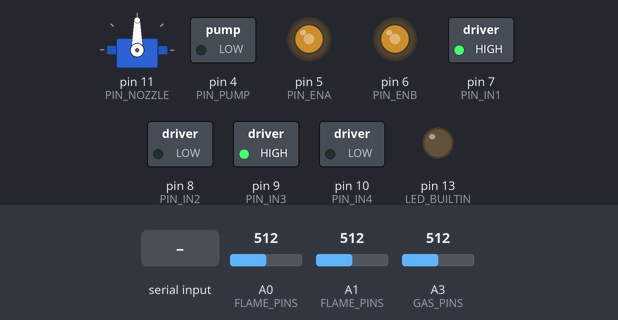
The sketch below on a simulated Arduino Uno, built with avr-gcc and run on an emulated ATmega328P. Shown: servo, switched loads named in the sketch (green lamp = pin HIGH), output pins drawn as LEDs (lit = HIGH). Inputs (shaded band) come from the test bench; at power-on: A1 (FLAME_PINS) = 512, A0 (FLAME_PINS) = 512, A3 (GAS_PINS) = 512. What the sketch prints to the serial monitor is not drawn.

Above: at 1.2 s.
1.3 s: A1 (FLAME_PINS) set to 408
3.0 s: A1 (FLAME_PINS) set to 384
At 3.62 s:
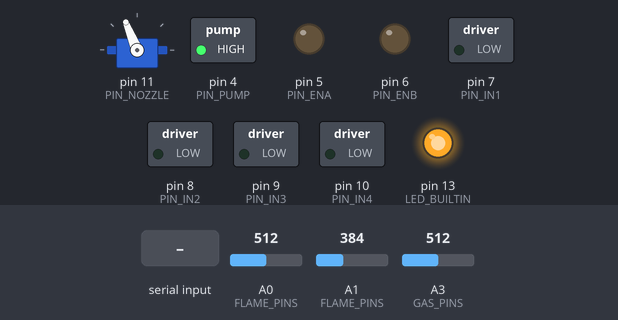
At 4.01 s:
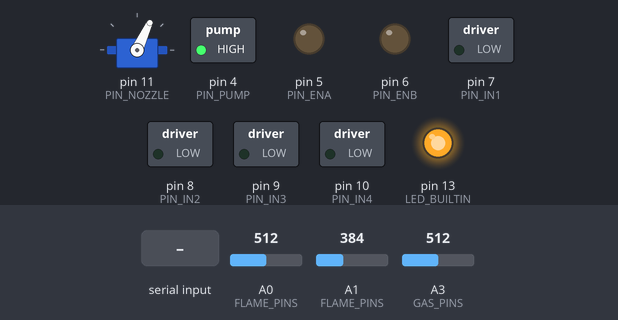
6.0 s: "INFO 150\n" received over Serial
9.0 s: A1 (FLAME_PINS) set to 427
12.0 s: A1 (FLAME_PINS) set to 462
At 12.42 s:
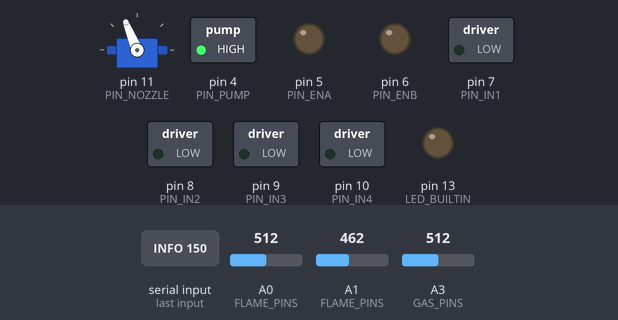
At 12.82 s:
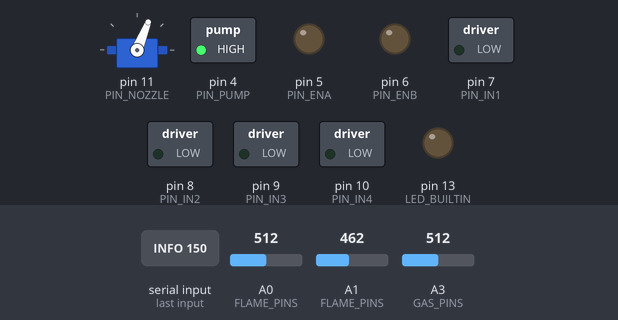
15.0 s: "GET 1\n" received over Serial
Timing chart, 0 to 22.5 s (numbered marks = the images above; inputs shaded):
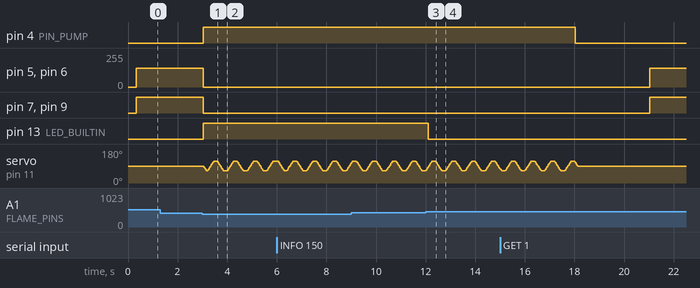

The sketch:

fireguard_uno.ino
```cpp
/*
  FireGuard — firmware Arduino Uno
  ------------------------------------------------------------------
  Tugas Uno di robot ini:
    - baca sensor api (IR flame) dan gas (MQ-2)
    - gerakkan motor lewat L298N (manual dari dashboard, atau otomatis)
    - nyalakan pompa air dan arahkan servo nozzle
    - kirim telemetri JSON ke ESP (lewat Serial 57600) dan terima perintah teks

  Format pesan lengkap ada di docs/PROTOKOL.md.

  PENTING soal Serial: Uno cuma punya satu Serial hardware (pin 0/1) dan itu juga
  dipakai USB. Saat upload sketch, LEPAS kabel TX/RX ke ESP dulu, pasang lagi setelah selesai.

  Semua yang mungkin perlu Anda ubah ada di bagian KONFIGURASI paling atas.
*/

#include <Servo.h>

// ==================================================================
//  KONFIGURASI
// ==================================================================
#define FW_VERSION      "1.0.0"
#define SERIAL_BAUD     57600

// ---- jumlah sensor yang terpasang ----
#define FLAME_COUNT     2      // 2 (Kiri, Kanan) atau 3 (Kiri, Depan, Kanan)
#define GAS_COUNT       1      // 1 atau 2

// ---- pin ----
// Sensor api (output analog AO), urutan: Kiri, Depan/Kanan, Kanan
static const uint8_t FLAME_PINS[3] = { A0, A1, A2 };
// Sensor gas MQ-2 (output analog AO)
static const uint8_t GAS_PINS[2]   = { A3, A4 };

// L298N. Sisi kiri = channel A (OUT1/OUT2), sisi kanan = channel B (OUT3/OUT4).
// Dua motor di tiap sisi dipasang paralel ke channel yang sama.
#define PIN_ENA         5      // PWM
#define PIN_IN1         7
#define PIN_IN2         8
#define PIN_ENB         6      // PWM
#define PIN_IN3         9
#define PIN_IN4         10
#define INVERT_LEFT     0      // ganti 1 kalau roda kiri berputar terbalik
#define INVERT_RIGHT    0      // ganti 1 kalau roda kanan berputar terbalik

#define PIN_NOZZLE      11     // servo nozzle
#define PIN_PUMP        4      // ke IN modul relay / basis TIP120 lewat 1 kΩ / SIG modul MOSFET (BUKAN langsung ke pompa)
#define PUMP_ACTIVE_HIGH 1     // modul relay biasanya aktif LOW -> ganti jadi 0

// ---- baterai (opsional) ----
// Pasang pembagi tegangan (2 resistor sama, mis. 10k + 10k) dari + baterai ke A5,
// lalu ubah HAS_BATTERY_SENSE jadi 1. Kalau tidak dipasang, biarkan 0.
#define HAS_BATTERY_SENSE 0
#define PIN_BATTERY     A5
#define BAT_DIVIDER_X100 200   // (R1+R2)/R2 x 100. Dua resistor sama = 200

// ---- ambang sensor (nilai ADC 0..1023) ----
// Sensor api: NILAI KECIL = api kuat/dekat. Atur potensio di modul sensor dulu.
#define FLAME_WARN      700
#define FLAME_DANGER    400
// Sensor gas: NILAI BESAR = gas/asap tinggi. Kalibrasi di udara bersih dulu.
#define GAS_WARN        350
#define GAS_DANGER      550
#define HYSTERESIS      40
#define GAS_WARMUP_MS   20000UL   // MQ-2 butuh pemanasan

// ---- nozzle & pompa ----
#define NOZ_MIN         40
#define NOZ_MAX         140
#define NOZ_HOME        90
#define NOZ_SWEEP       25        // ayunan kiri-kanan saat menyemprot (derajat)
#define PUMP_MAX_ON_MS  15000UL   // pompa tidak dinyalakan terus-menerus lebih lama dari ini
#define PUMP_REST_MS    3000UL    // jeda pendingin setelah mencapai batas

// ---- motor ----
#define MIN_PWM         70        // di bawah ini motor biasanya cuma berdengung
#define DEFAULT_SPEED   160       // batas kecepatan manual awal (0..255)
#define AUTO_TURN_PWM   150
#define AUTO_FWD_PWM    140

// ---- waktu ----
#define DEADMAN_MS      600UL     // perintah DRV/PUMP harus diperbarui lebih sering dari ini
#define TEL_EVERY_MS    250UL
#define SENSOR_EVERY_MS 40UL

// ==================================================================
//  Label sensor (dikirim ke dashboard lewat pesan info)
// ==================================================================
#if FLAME_COUNT == 2
  #define FLAME_LABELS_JSON "[\"Kiri\",\"Kanan\"]"
  #define FLAME_PINS_JSON   "[\"A0\",\"A1\"]"
  static const int8_t FLAME_POS[FLAME_COUNT] = { -1, 1 };     // posisi untuk menentukan arah belok
#elif FLAME_COUNT == 3
  #define FLAME_LABELS_JSON "[\"Kiri\",\"Depan\",\"Kanan\"]"
  #define FLAME_PINS_JSON   "[\"A0\",\"A1\",\"A2\"]"
  static const int8_t FLAME_POS[FLAME_COUNT] = { -1, 0, 1 };
#else
  #error "FLAME_COUNT harus 2 atau 3"
#endif

#if GAS_COUNT == 1
  #define GAS_LABELS_JSON "[\"MQ-2\"]"
  #define GAS_PINS_JSON   "[\"A3\"]"
#elif GAS_COUNT == 2
  #define GAS_LABELS_JSON "[\"MQ-2 #1\",\"MQ-2 #2\"]"
  #define GAS_PINS_JSON   "[\"A3\",\"A4\"]"
#else
  #error "GAS_COUNT harus 1 atau 2"
#endif

// ==================================================================
//  State
// ==================================================================
enum Mode : uint8_t { MODE_MANUAL = 0, MODE_AUTO = 1 };
enum State : uint8_t { ST_IDLE, ST_TURN, ST_APPROACH, ST_SPRAY, ST_REST, ST_MANUAL };

static Mode  mode = MODE_AUTO;       // FireGuard menyala dalam mode otomatis (diam sampai ada api)
static State state = ST_IDLE;
static unsigned long stateSince = 0;

static int   flameVal[FLAME_COUNT];
static uint8_t flameLvl[FLAME_COUNT];
static int   gasVal[GAS_COUNT];
static uint8_t gasLvl[GAS_COUNT];
static bool  sensorsPrimed = false;

static unsigned long warnSince = 0;  // sejak kapan ada tanda api (0 = tidak ada)
static unsigned long calmSince = 0;  // sejak kapan tidak ada tanda api

static int   speedCap = DEFAULT_SPEED;
static int   manualX = 0, manualY = 0;
static unsigned long lastDrv = 0;
static int   lastSpeed = 0;          // kecepatan motor yang dilaporkan (0..255)

static bool  pumpOn = false;
static bool  manualPump = false;
static unsigned long lastPumpCmd = 0;
static unsigned long sprayStart = 0;

static Servo nozzle;
static int   nozCur = NOZ_HOME;
static int   nozTarget = NOZ_HOME;
static int   nozManual = NOZ_HOME;
static unsigned long lastNozStep = 0;

#if HAS_BATTERY_SENSE
static int   batMv = 0;
#endif

static unsigned long lastTel = 0;
static unsigned long lastSensor = 0;

static char  lineBuf[32];
static uint8_t lineLen = 0;
static bool  lineOverflow = false;

// ==================================================================
//  Motor
// ==================================================================
static void driveSide(int v, uint8_t inA, uint8_t inB, uint8_t en) {
  if (v > 0)      { digitalWrite(inA, HIGH); digitalWrite(inB, LOW);  analogWrite(en, v > 255 ? 255 : v); }
  else if (v < 0) { digitalWrite(inA, LOW);  digitalWrite(inB, HIGH); analogWrite(en, -v > 255 ? 255 : -v); }
  else            { digitalWrite(inA, LOW);  digitalWrite(inB, LOW);  analogWrite(en, 0); }
}

// left/right: -255..255 (negatif = mundur)
static void motorSet(int left, int right) {
  lastSpeed = max(abs(left), abs(right));
  if (INVERT_LEFT)  left  = -left;
  if (INVERT_RIGHT) right = -right;
  driveSide(left,  PIN_IN1, PIN_IN2, PIN_ENA);
  driveSide(right, PIN_IN3, PIN_IN4, PIN_ENB);
}

static void motorStop() { motorSet(0, 0); }

// skala 1..100 -> MIN_PWM..cap (0 tetap 0)
static int scalePwm(int v, int cap) {
  if (v == 0) return 0;
  int a = abs(v);
  int pwm;
  if (cap <= MIN_PWM) pwm = cap;
  else pwm = MIN_PWM + (int)(((long)(cap - MIN_PWM) * a) / 100L);
  if (pwm > 255) pwm = 255;
  return v > 0 ? pwm : -pwm;
}

// x: kanan positif, y: maju positif, keduanya -100..100
static void driveVector(int x, int y, int cap) {
  int l = y + x;
  int r = y - x;
  int m = max(abs(l), abs(r));
  if (m > 100) { l = (int)((long)l * 100 / m); r = (int)((long)r * 100 / m); }
  motorSet(scalePwm(l, cap), scalePwm(r, cap));
}

// ==================================================================
//  Pompa & nozzle
// ==================================================================
static void pumpSet(bool on) {
  pumpOn = on;
  digitalWrite(PIN_PUMP, (on == (PUMP_ACTIVE_HIGH != 0)) ? HIGH : LOW);
}

static void nozzleUpdate(unsigned long now) {
  if (now - lastNozStep < 15) return;
  lastNozStep = now;
  if (nozCur < nozTarget)      nozCur = min(nozCur + 3, nozTarget);
  else if (nozCur > nozTarget) nozCur = max(nozCur - 3, nozTarget);
  nozzle.write(nozCur);
}

// ==================================================================
//  Sensor
// ==================================================================
static int readAvg(uint8_t pin, uint8_t n) {
  long s = 0;
  for (uint8_t i = 0; i < n; i++) s += analogRead(pin);
  return (int)(s / n);
}

static uint8_t flameLevelOf(uint8_t prev, int v) {
  if (v <= FLAME_DANGER || (prev == 2 && v <= FLAME_DANGER + HYSTERESIS)) return 2;
  if (v <= FLAME_WARN   || (prev >= 1 && v <= FLAME_WARN + HYSTERESIS))   return 1;
  return 0;
}

static uint8_t gasLevelOf(uint8_t prev, int v) {
  if (v >= GAS_DANGER || (prev == 2 && v >= GAS_DANGER - HYSTERESIS)) return 2;
  if (v >= GAS_WARN   || (prev >= 1 && v >= GAS_WARN - HYSTERESIS))   return 1;
  return 0;
}

static void readSensors(unsigned long now) {
  for (uint8_t i = 0; i < FLAME_COUNT; i++) {
    int raw = readAvg(FLAME_PINS[i], 4);
    flameVal[i] = sensorsPrimed ? (flameVal[i] * 3 + raw) / 4 : raw;    // penghalus sederhana
    flameLvl[i] = flameLevelOf(flameLvl[i], flameVal[i]);
  }
  bool warm = now < GAS_WARMUP_MS;
  for (uint8_t i = 0; i < GAS_COUNT; i++) {
    int raw = readAvg(GAS_PINS[i], 4);
    gasVal[i] = sensorsPrimed ? (gasVal[i] * 3 + raw) / 4 : raw;
    gasLvl[i] = warm ? 0 : gasLevelOf(gasLvl[i], gasVal[i]);            // selama pemanasan jangan alarm
  }
#if HAS_BATTERY_SENSE
  unsigned long mv = (unsigned long)readAvg(PIN_BATTERY, 8) * 5000UL / 1023UL * BAT_DIVIDER_X100 / 100UL;
  batMv = sensorsPrimed ? (batMv * 7 + (int)mv) / 8 : (int)mv;
#endif
  sensorsPrimed = true;
}

// ==================================================================
//  Mode otomatis
// ==================================================================
static void enterState(State s, unsigned long now) { state = s; stateSince = now; }

// -1 = api di kiri, 0 = lurus, +1 = api di kanan (pakai titik berat intensitas)
static int8_t steerDir() {
  long num = 0, den = 0;
  for (uint8_t i = 0; i < FLAME_COUNT; i++) {
    int w = (FLAME_WARN + HYSTERESIS) - flameVal[i];
    if (w > 0) { num += (long)w * FLAME_POS[i] * 100L; den += w; }
  }
  if (den == 0) return 0;
  long pos = num / den;           // -100..100
  if (pos > 30) return 1;
  if (pos < -30) return -1;
  return 0;
}

static void autoStep(unsigned long now) {
  bool anyWarn = false, anyFire = false;
  for (uint8_t i = 0; i < FLAME_COUNT; i++) {
    if (flameLvl[i] >= 1) anyWarn = true;
    if (flameLvl[i] == 2) anyFire = true;
  }
  if (anyWarn) { if (!warnSince) warnSince = now; calmSince = 0; }
  else         { warnSince = 0; if (!calmSince) calmSince = now; }

  switch (state) {
    case ST_IDLE:
      motorStop(); pumpSet(false); nozTarget = NOZ_HOME;
      if (warnSince && now - warnSince > 300) enterState(ST_TURN, now);
      break;

    case ST_TURN: {
      int8_t dir = steerDir();
      if (anyFire) { motorStop(); enterState(ST_SPRAY, now); sprayStart = now; }
      else if (!anyWarn && calmSince && now - calmSince > 2000) { motorStop(); enterState(ST_IDLE, now); }
      else if (dir == 0) enterState(ST_APPROACH, now);
      else motorSet(dir * AUTO_TURN_PWM, -dir * AUTO_TURN_PWM);   // putar di tempat
      break;
    }

    case ST_APPROACH: {
      if (anyFire) { motorStop(); enterState(ST_SPRAY, now); sprayStart = now; }
      else if (!anyWarn && calmSince && now - calmSince > 2000) { motorStop(); enterState(ST_IDLE, now); }
      else if (steerDir() != 0) enterState(ST_TURN, now);
      else motorSet(AUTO_FWD_PWM, AUTO_FWD_PWM);
      break;
    }

    case ST_SPRAY:
      motorStop();
      pumpSet(true);
      nozTarget = NOZ_HOME + (int)(((now / 400) % 2 == 0) ? NOZ_SWEEP : -NOZ_SWEEP);   // ayun kiri-kanan
      if (calmSince && now - calmSince > 2500) { pumpSet(false); enterState(ST_REST, now); }
      else if (now - sprayStart > PUMP_MAX_ON_MS) { pumpSet(false); enterState(ST_REST, now); }
      break;

    case ST_REST:
      motorStop(); pumpSet(false); nozTarget = NOZ_HOME;
      if (anyFire && now - stateSince > PUMP_REST_MS) { enterState(ST_SPRAY, now); sprayStart = now; }
      else if (!anyWarn && now - stateSince > 2500) enterState(ST_IDLE, now);
      else if (anyWarn && now - stateSince > PUMP_REST_MS) enterState(ST_APPROACH, now);
      break;

    default:
      enterState(ST_IDLE, now);
  }
}

// ==================================================================
//  Mode manual
// ==================================================================
static void manualStep(unsigned long now) {
  if ((manualX != 0 || manualY != 0) && now - lastDrv > DEADMAN_MS) { manualX = 0; manualY = 0; }   // dead-man
  driveVector(manualX, manualY, speedCap);

  if (manualPump && now - lastPumpCmd > DEADMAN_MS) manualPump = false;                              // dead-man pompa
  pumpSet(manualPump);
  nozTarget = nozManual;
}

static void setMode(Mode m, unsigned long now) {
  mode = m;
  manualX = manualY = 0;
  manualPump = false;
  motorStop();
  pumpSet(false);
  nozManual = NOZ_HOME;
  nozTarget = NOZ_HOME;
  warnSince = 0; calmSince = 0;
  enterState(m == MODE_AUTO ? ST_IDLE : ST_MANUAL, now);
}

// ==================================================================
//  Telemetri
// ==================================================================
static const char* stateName() {
  if (mode == MODE_MANUAL) return "manual";
  switch (state) {
    case ST_TURN:     return "turn";
    case ST_APPROACH: return "approach";
    case ST_SPRAY:    return "spray";
    case ST_REST:     return "rest";
    default:          return "idle";
  }
}

static void printIntArray(const int* a, uint8_t n) {
  Serial.print('[');
  for (uint8_t i = 0; i < n; i++) { if (i) Serial.print(','); Serial.print(a[i]); }
  Serial.print(']');
}
static void printLvlArray(const uint8_t* a, uint8_t n) {
  Serial.print('[');
  for (uint8_t i = 0; i < n; i++) { if (i) Serial.print(','); Serial.print((int)a[i]); }
  Serial.print(']');
}

static void sendInfo() {
  Serial.print(F("{\"t\":\"info\",\"robot\":\"fireguard\",\"fw\":\"" FW_VERSION "\",\"flame\":" FLAME_LABELS_JSON
                 ",\"flamePins\":" FLAME_PINS_JSON ",\"gas\":" GAS_LABELS_JSON ",\"gasPins\":" GAS_PINS_JSON ",\"th\":{\"fw\":"));
  Serial.print(FLAME_WARN);   Serial.print(F(",\"fd\":"));
  Serial.print(FLAME_DANGER); Serial.print(F(",\"gw\":"));
  Serial.print(GAS_WARN);     Serial.print(F(",\"gd\":"));
  Serial.print(GAS_DANGER);   Serial.print(F("},\"noz\":{\"min\":"));
  Serial.print(NOZ_MIN);      Serial.print(F(",\"max\":"));
  Serial.print(NOZ_MAX);      Serial.print(F(",\"home\":"));
  Serial.print(NOZ_HOME);     Serial.print(F("},\"pump\":1}\n"));
}

static void sendTelemetry(unsigned long now) {
  Serial.print(F("{\"t\":\"tel\",\"up\":")); Serial.print(now / 1000UL);
  Serial.print(F(",\"m\":\""));              Serial.print(mode == MODE_AUTO ? 'A' : 'M');
  Serial.print(F("\",\"st\":\""));           Serial.print(stateName());
  Serial.print(F("\",\"fl\":"));             printIntArray(flameVal, FLAME_COUNT);
  Serial.print(F(",\"fs\":"));               printLvlArray(flameLvl, FLAME_COUNT);
  Serial.print(F(",\"gs\":"));               printIntArray(gasVal, GAS_COUNT);
  Serial.print(F(",\"gl\":"));               printLvlArray(gasLvl, GAS_COUNT);
  Serial.print(F(",\"gw\":"));               Serial.print(now < GAS_WARMUP_MS ? 1 : 0);
  Serial.print(F(",\"p\":"));                Serial.print(pumpOn ? 1 : 0);
  Serial.print(F(",\"na\":"));               Serial.print(nozCur);
  Serial.print(F(",\"sp\":"));               Serial.print(lastSpeed);
  Serial.print(F(",\"cap\":"));              Serial.print(speedCap);
#if HAS_BATTERY_SENSE
  Serial.print(F(",\"bat\":"));              Serial.print(batMv);
#endif
  Serial.print(F("}\n"));
}

// ==================================================================
//  Perintah dari dashboard (lewat ESP)
// ==================================================================
static int clampi(long v, int lo, int hi) { return v < lo ? lo : (v > hi ? hi : (int)v); }

static void handleLine(char* line, unsigned long now) {
  char* cmd = strtok(line, " ");
  if (!cmd) return;
  char* a1 = strtok(NULL, " ");
  char* a2 = strtok(NULL, " ");

  if (!strcmp(cmd, "GET"))  { sendTelemetry(now); return; }
  if (!strcmp(cmd, "INFO")) { sendInfo(); sendTelemetry(now); return; }

  if (!strcmp(cmd, "MODE") && a1) {
    if (a1[0] == 'A')      setMode(MODE_AUTO, now);
    else if (a1[0] == 'M') setMode(MODE_MANUAL, now);
    sendTelemetry(now);
    return;
  }
  if (!strcmp(cmd, "DRV") && a1 && a2) {
    if (mode == MODE_MANUAL) {
      manualX = clampi(atol(a1), -100, 100);
      manualY = clampi(atol(a2), -100, 100);
      lastDrv = now;
    }
    return;
  }
  if (!strcmp(cmd, "SPD") && a1) { speedCap = clampi(atol(a1), 0, 255); return; }
  if (!strcmp(cmd, "STOP")) {
    setMode(MODE_MANUAL, now);
    sendTelemetry(now);
    return;
  }
  if (!strcmp(cmd, "PUMP") && a1) {
    if (mode == MODE_MANUAL) { manualPump = (a1[0] == '1'); lastPumpCmd = now; }
    return;
  }
  if (!strcmp(cmd, "NOZ") && a1) {
    if (mode == MODE_MANUAL) nozManual = clampi(atol(a1), NOZ_MIN, NOZ_MAX);
    return;
  }
  // perintah lain (mis. PING yang sudah dijawab ESP) diabaikan
}

static void readSerial(unsigned long now) {
  while (Serial.available() > 0) {
    char c = (char)Serial.read();
    if (c == '\n' || c == '\r') {
      if (lineLen > 0 && !lineOverflow) { lineBuf[lineLen] = '\0'; handleLine(lineBuf, now); }
      lineLen = 0; lineOverflow = false;
    } else if (lineLen < sizeof(lineBuf) - 1) {
      lineBuf[lineLen++] = c;
    } else {
      lineOverflow = true;      // baris kepanjangan: buang sampai ketemu newline
    }
  }
}

// ==================================================================
//  setup & loop
// ==================================================================
void setup() {
  pinMode(PIN_ENA, OUTPUT); pinMode(PIN_IN1, OUTPUT); pinMode(PIN_IN2, OUTPUT);
  pinMode(PIN_ENB, OUTPUT); pinMode(PIN_IN3, OUTPUT); pinMode(PIN_IN4, OUTPUT);
  pumpSet(false);                       // pompa harus mati dulu sebelum apa pun (ditulis sebelum pin jadi OUTPUT,
  pinMode(PIN_PUMP, OUTPUT);            // supaya relay aktif-LOW tidak sempat menyala sesaat)
  pinMode(LED_BUILTIN, OUTPUT);
  motorStop();

  nozzle.attach(PIN_NOZZLE);
  nozzle.write(NOZ_HOME);

  Serial.begin(SERIAL_BAUD);

  unsigned long now = millis();
  readSensors(now);
  setMode(MODE_AUTO, now);
  sendInfo();
}

void loop() {
  unsigned long now = millis();

  readSerial(now);

  if (now - lastSensor >= SENSOR_EVERY_MS) { lastSensor = now; readSensors(now); }

  if (mode == MODE_AUTO) autoStep(now);
  else                   manualStep(now);

  nozzleUpdate(now);

  bool anyFire = false;
  for (uint8_t i = 0; i < FLAME_COUNT; i++) if (flameLvl[i] == 2) anyFire = true;
  digitalWrite(LED_BUILTIN, anyFire ? HIGH : LOW);       // LED di board menyala kalau api terdeteksi

  if (now - lastTel >= TEL_EVERY_MS) { lastTel = now; sendTelemetry(now); }
}
```

Measured:
- the behaviour switches between 401 and 400 on A1 (FLAME_PINS) (found by bisection; images 0 and 1)
- the behaviour switches between 443 and 444 on A1 (FLAME_PINS) (found by bisection; images 2 and 3)
- after the input at 1.3 s, every drawn part: stays the same
- after the input at 12.0 s, pin 13 (LED_BUILTIN): HIGH → LOW after 0.10 s
